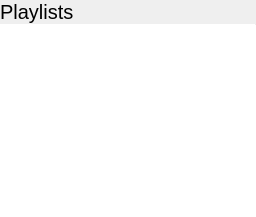
         <widget class="QWidget" name="page">
          <layout class="QVBoxLayout" name="verticalLayout_8">
           <property name="spacing">
            <number>0</number>
           </property>
           <property name="leftMargin">
            <number>0</number>
           </property>
           <property name="topMargin">
            <number>0</number>
           </property>
           <property name="rightMargin">
            <number>0</number>
           </property>
           <property name="bottomMargin">
            <number>0</number>
           </property>
           <item>
            <widget class="QLabel" name="label_7">
             <property name="font">
              <font>
               <pointsize>15</pointsize>
              </font>
             </property>
             <property name="text">
              <string>Playlists</string>
             </property>
             <property name="margin">
              <number>9</number>
             </property>
             <property name="buddy">
              <cstring>musicLibraryHeader</cstring>
             </property>
            </widget>
           </item>
           <item>
            <widget class="Line" name="line_4">
             <property name="maximumSize">
              <size>
               <width>16777215</width>
               <height>1</height>
              </size>
             </property>
             <property name="orientation">
              <enum>Qt::Horizontal</enum>
             </property>
            </widget>
           </item>
           <item>
            <widget class="QListView" name="PlaylistsView">
             <property name="frameShape">
              <enum>QFrame::NoFrame</enum>
             </property>
            </widget>
           </item>
          </layout>
         </widget>
